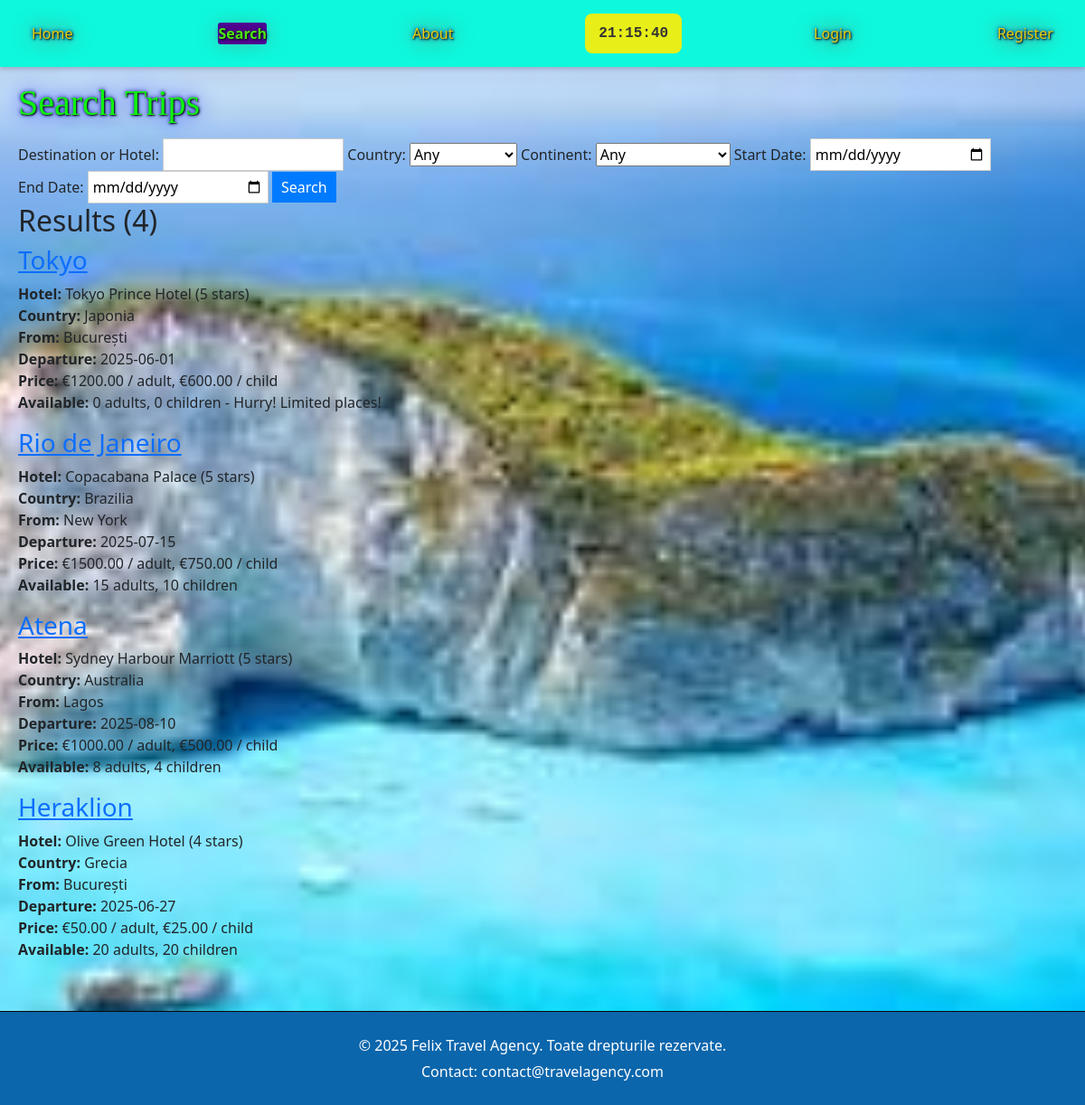
The app's page /search/ with its own data.
### trips/models.py (models this page shows, shortened)
class Trip(models.Model):
    TRIP_TYPES = (
        ('BB', 'Bed & Breakfast'),
        ('HB', 'Half Board'),
        ('FB', 'Full Board'),
        ('AI', 'All Inclusive'),
    )
    departure_city = models.ForeignKey(City, related_name='departure_trips', on_delete=models.CASCADE)
    departure_airport = models.ForeignKey(Airport, related_name='departure_trips', on_delete=models.CASCADE)
    destination_city = models.ForeignKey(City, related_name='destination_trips', on_delete=models.CASCADE)
    destination_hotel = models.ForeignKey(Hotel, on_delete=models.CASCADE)
    destination_airport = models.ForeignKey(Airport, related_name='destination_trips', on_delete=models.CASCADE)
    departure_date = models.DateField()
    return_date = models.DateField()
    length_of_stay = models.IntegerField()  # in days
    trip_type = models.CharField(max_length=2, choices=TRIP_TYPES)
    price_adult = models.DecimalField(max_digits=10, decimal_places=2)
    price_child = models.DecimalField(max_digits=10, decimal_places=2)
    promoted = models.BooleanField(default=False)
    places_adults = models.IntegerField()
    places_children = models.IntegerField()

class City(models.Model):
    name = models.CharField(max_length=100)
    country = models.ForeignKey(Country, on_delete=models.CASCADE)
    class Meta:
        unique_together = ['name', 'country']

class Hotel(models.Model):
    name = models.CharField(max_length=100)
    standard = models.IntegerField(choices=[(i, f"{i} stars") for i in range(1, 6)])  # 1-5 stars
    description = models.TextField()
    city = models.ForeignKey(City, on_delete=models.CASCADE)

class Country(models.Model):
    name = models.CharField(max_length=100, unique=True)
    continent = models.ForeignKey(Continent, on_delete=models.CASCADE)

### trips/views.py (the view)
# urls.py: path('search/', views.search_trips, name='search_trips'),
def search_trips(request):
    trips = Trip.objects.all()
    query = request.GET.get('q')
    country = request.GET.get('country')
    continent = request.GET.get('continent')
    date_start = request.GET.get('date_start')
    date_end = request.GET.get('date_end')
    if query:
        trips = trips.filter(
            Q(destination_city__name__icontains=query) |
            Q(destination_hotel__name__icontains=query) |
            Q(departure_city__name__icontains=query)
        )
    if country:
        trips = trips.filter(destination_hotel__city__country__id=country)
    if continent:
        trips = trips.filter(destination_hotel__city__country__continent=continent)
    if date_start:
        try:
            date_start = datetime.strptime(date_start, '%Y-%m-%d').date()
            trips = trips.filter(departure_date__gte=date_start)
        except ValueError:
            pass
    if date_end:
        try:
            date_end = datetime.strptime(date_end, '%Y-%m-%d').date()
            trips = trips.filter(departure_date__lte=date_end)
        except ValueError:
            pass
    paginator = Paginator(trips, 9)
    page_number = request.GET.get('page')
    page_obj = paginator.get_page(page_number)
    cities = City.objects.all()
    countries = Country.objects.all()
    continents = Continent.objects.all()
    trip_types = Trip.TRIP_TYPES
    hotel_standards = [(i, f"{i} stars") for i in range(1, 6)]
    return render(request, 'trips/search.html', {
        'page_obj': page_obj,
        'trips': trips,
        'cities': cities,
        'countries': countries,
        'continents': continents,
        'trip_types': trip_types,
        'hotel_standards': hotel_standards,
        'query': query,
    })

### trips/models.py (called while the page is built)
    def __str__(self):
        return self.name

### trips/templates/trips/search.html (shortened to what this page needs)
{% extends 'trips/master.html' %}
{% load static %}
{% block extra_css %}
    <link rel="stylesheet" href="{% static 'css/search.css' %}">
{% endblock %}
{% block content %}
    <h1>Search Trips</h1>
    <form method="get">
        <label>Destination or Hotel: <input type="text" name="q" value="{{ query|default_if_none:'' }}"></label>
        <label>Country:
            <select name="country">
                <option value="">Any</option>
            </select>
        </label>
        <label>Continent:
            <select name="continent">
                <option value="">Any</option>
            </select>
        </label>
        <label>Start Date: <input type="date" name="date_start" value="{{ request.GET.date_start }}"></label>
        <label>End Date: <input type="date" name="date_end" value="{{ request.GET.date_end }}"></label>
        <button type="submit">Search</button>
    </form>
    {% if trips %}
        <h2>Results ({{ trips.count }})</h2>
        {% for trip in trips %}
            <div class="trip">
                <h3><a href="{% url 'trip_detail' trip.id %}">{{ trip.destination_city.name }}</a></h3>
                <p>
                    <strong>Hotel:</strong> {{ trip.destination_hotel.name }} ({{ trip.destination_hotel.standard }} stars)<br>
                    <strong>Country:</strong> {{ trip.destination_hotel.city.country.name }}<br>
                    <strong>From:</strong> {{ trip.departure_city.name }}<br>
                    <strong>Departure:</strong> {{ trip.departure_date|date:"Y-m-d" }}<br>
                    <strong>Price:</strong> €{{ trip.price_adult }} / adult, €{{ trip.price_child }} / child<br>
                    <strong>Available:</strong> {{ trip.places_adults }} adults, {{ trip.places_children }} children
                    {% if trip.places_adults <= 2 or trip.places_children <= 2 %}
                        <span class="limited-places"> - Hurry! Limited places!</span>
                    {% endif %}
                </p>
            </div>
        {% endfor %}
    {% else %}
        <p>No trips found.</p>
    {% endif %}
 {% endblock %}

### trips/static/css/base.css (style rules this page uses)
body { background-image: url('static /css/images/plaja1.jpg'); background-size: cover; background-position: center; background-repeat: no-repeat; background-attachment: fixed; min-height: 100vh; margin: 0; }
form { margin-top: 15px; }
form input { padding: 5px; width: 200px; border: 1px solid #ccc; }
form button { padding: 5px 10px; background-color: #007bff; color: white; border: none; cursor: pointer; }

### trips/static/css/search.css (style rules this page uses)
h1 { color: rgb(15, 244, 15); text-shadow: 1px 1px 2px black, 0 0 25px blue, 0 0 5px darkblue; text-transform: capitalize; font-family: fantasy; }

### records on screen
Trip: destination_city.name "Tokyo", destination_hotel.name "Tokyo Prince Hotel", destination_hotel.standard "5", destination_hotel.city.country.name "Japonia", departure_city.name "București", departure_date "2025-06-01", price_adult "1200.00", price_child "600.00", places_adults "0", places_children "0", shows "- Hurry! Limited places!"
Trip: destination_city.name "Rio de Janeiro", destination_hotel.name "Copacabana Palace", destination_hotel.standard "5", destination_hotel.city.country.name "Brazilia", departure_city.name "New York", departure_date "2025-07-15", price_adult "1500.00", price_child "750.00", places_adults "15", places_children "10"
Trip: destination_city.name "Atena", destination_hotel.name "Sydney Harbour Marriott", destination_hotel.standard "5", destination_hotel.city.country.name "Australia", departure_city.name "Lagos", departure_date "2025-08-10", price_adult "1000.00", price_child "500.00", places_adults "8", places_children "4"
Trip: destination_city.name "Heraklion", destination_hotel.name "Olive Green Hotel", destination_hotel.standard "4", destination_hotel.city.country.name "Grecia", departure_city.name "București", departure_date "2025-06-27", price_adult "50.00", price_child "25.00", places_adults "20", places_children "20"

### other values on screen
{{ trips.count }} "4"
